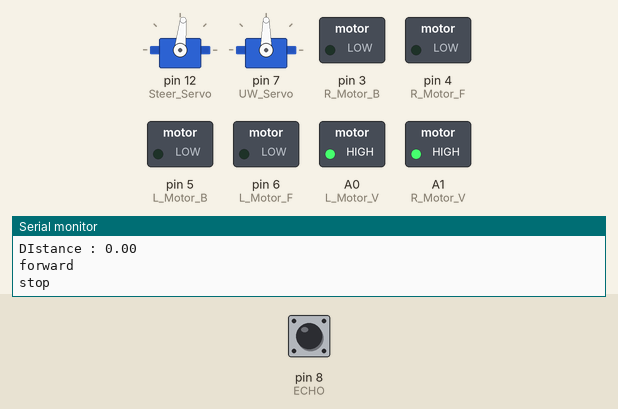
This sketch was run on a simulated Arduino Uno, built with avr-gcc and run on an emulated ATmega328P. Parts: 2 × servo, switched loads named in the sketch (green lamp = pin HIGH), the last lines printed to the serial monitor. The inputs (shaded band) are chosen by the test bench; at power-on: pin 8 (ECHO) LOW. Pins used as bus, display or sensor lines are not drawn.

Above: at 1.2 s.
1.3 s: pin 8 (ECHO) pulsed HIGH 5 times (0.12 s each, 0.3 s apart)
At 2.7 s:
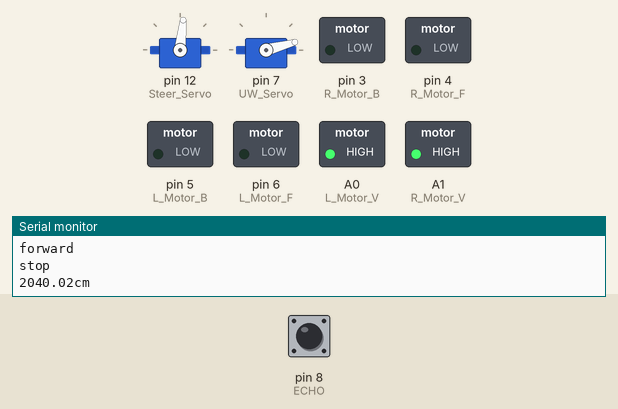
At 6.6 s:
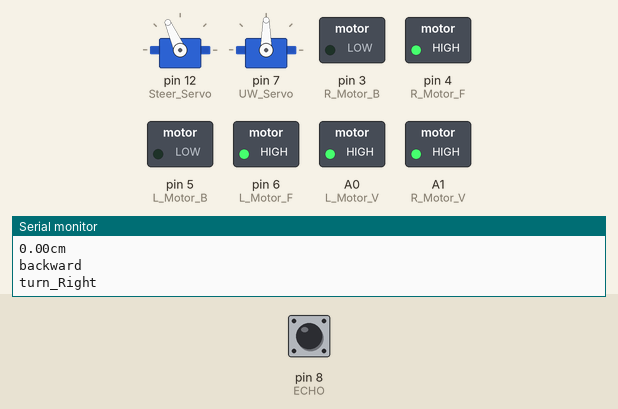
Timing chart, 0 to 14.8 s (numbered marks = the images above; inputs shaded):
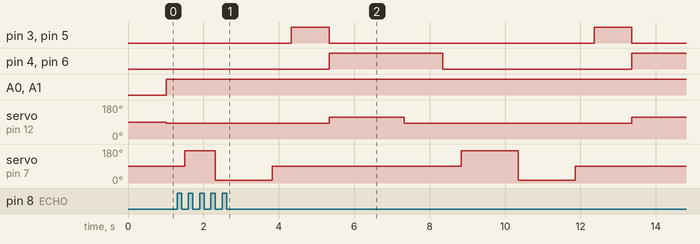

Measured:
- by itself, pin 3 (R_Motor_B), pin 5 (L_Motor_B): alternates HIGH for 1.0 s and LOW for 7.0 s

The sketch:

drive.ino
```cpp
#include <SoftwareSerial.h>
#include<Servo.h>
Servo Steer_Servo;
Servo UW_Servo;
#define TRIG 9
#define ECHO 8
#define L_Motor_F 6
#define L_Motor_B 5
#define L_Motor_V A0
#define R_Motor_F 4
#define R_Motor_B 3
#define R_Motor_V A1
void setup()
{
  Serial.begin(9600);
  pinMode(L_Motor_F, OUTPUT);
  pinMode(L_Motor_B, OUTPUT);
  pinMode(R_Motor_F, OUTPUT);
  pinMode(R_Motor_B, OUTPUT);
  pinMode(L_Motor_V, OUTPUT);
  pinMode(R_Motor_V, OUTPUT);
  pinMode(TRIG, OUTPUT);
  pinMode(ECHO, INPUT);
  Steer_Servo.attach(12);
  UW_Servo.attach(7);
}
void loop()
{
  float duration, distance, a, b, c, d;
  digitalWrite(TRIG, HIGH);
  delay(10);
  digitalWrite(TRIG, LOW);

  duration = pulseIn(ECHO, HIGH);
  distance = ((float)(340 * duration) / 10000) / 2;

  Serial.print("\nDIstance : ");
  Serial.println(distance);
  Serial.println("forward");
  forward();

  if (distance < 15)
  {
    Serial.println("stop");
    stop();
    UW_Servo.write(170);
    delay(500);
    digitalWrite(TRIG, HIGH);
    delay(10);
    digitalWrite(TRIG, LOW);
    b = pulseIn(ECHO, HIGH);
    a = ((float)(340 * b) / 10000) / 2;
    Serial.print(a);
    Serial.println("cm");
    UW_Servo.write(15);
    delay(500);
    digitalWrite(TRIG, HIGH);
    delay(10);
    digitalWrite(TRIG, LOW);
    d = pulseIn(ECHO, HIGH);
    c = ((float)(340 * d) / 10000) / 2;
    Serial.print(c);
    Serial.println("cm");
    UW_Servo.write(90);
    stop();
    {
      if (a < c)
      {
        Serial.println("backward");
        backward();
        Serial.println("turn_Left");
        turn_Left();
      }
      else
      {
        Serial.println("backward");
        backward();
        Serial.println("turn_Right");
        turn_Right();
      }
    }
  }
  else
  {
    Serial.println("forward");
    forward();
  }
}

void forward()
{
  Steer_Servo.write(84);
  digitalWrite(L_Motor_F, HIGH);
  digitalWrite(L_Motor_B, LOW);
  digitalWrite(R_Motor_F, HIGH);
  digitalWrite(R_Motor_B, LOW);
  analogWrite(L_Motor_V, 255);
  analogWrite(R_Motor_V, 255);
}

void backward()
{
  digitalWrite(L_Motor_F, LOW);
  digitalWrite(L_Motor_B, HIGH);
  digitalWrite(R_Motor_F, LOW);
  digitalWrite(R_Motor_B, HIGH);
  analogWrite(L_Motor_V, 255);
  analogWrite(R_Motor_V, 255);
  delay(1000);
}

void turn_Left()
{
  Steer_Servo.write(54);
  digitalWrite(L_Motor_F, HIGH);
  digitalWrite(L_Motor_B, LOW);
  digitalWrite(R_Motor_F, HIGH);
  digitalWrite(R_Motor_B, LOW);
  analogWrite(L_Motor_V, 255);
  analogWrite(R_Motor_V, 255);
  delay(2000);
  Steer_Servo.write(84);
}

void turn_Right()
{
  Steer_Servo.write(114);
  digitalWrite(L_Motor_F, HIGH);
  digitalWrite(L_Motor_B, LOW);
  digitalWrite(R_Motor_F, HIGH);
  digitalWrite(R_Motor_B, LOW);
  analogWrite(L_Motor_V, 255);
  analogWrite(R_Motor_V, 255);
  delay(2000);
  Steer_Servo.write(84);
}

void stop()
{
  digitalWrite(L_Motor_F, LOW);
  digitalWrite(L_Motor_B, LOW);
  digitalWrite(R_Motor_F, LOW);
  digitalWrite(R_Motor_B, LOW);
  analogWrite(L_Motor_V, 255);
  analogWrite(R_Motor_V, 255);
  delay(500);
}
```
